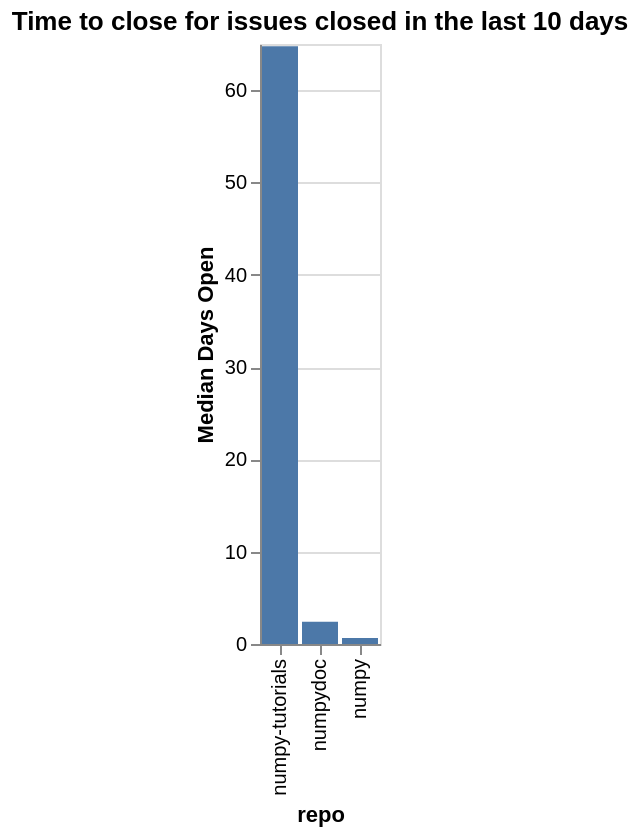

Express this chart as Vega-Lite.
### Vega-Lite specification from a JSON file in a GitHub repository (floating-point values rounded to 4 significant figures)
{"config": {"view": {"continuousWidth": 400, "continuousHeight": 300}}, "data": {"name": "data-a8cdc013da4c3ac695b2bcdbe3fc4d38"}, "mark": "bar", "encoding": {"x": {"type": "nominal", "field": "repo", "sort": ["numpy-tutorials", "numpydoc", "numpy"]}, "y": {"type": "quantitative", "field": "time_open", "title": "Median Days Open"}}, "title": "Time to close for issues closed in the last 10 days", "$schema": "https://vega.github.io/schema/vega-lite/v5.json", "datasets": {"data-a8cdc013da4c3ac695b2bcdbe3fc4d38": [{"org": "numpy", "repo": "numpy", "time_open": 0.6368, "org/repo": "numpy/numpy"}, {"org": "numpy", "repo": "numpy-tutorials", "time_open": 64.75, "org/repo": "numpy/numpy-tutorials"}, {"org": "numpy", "repo": "numpydoc", "time_open": 2.404, "org/repo": "numpy/numpydoc"}]}}
